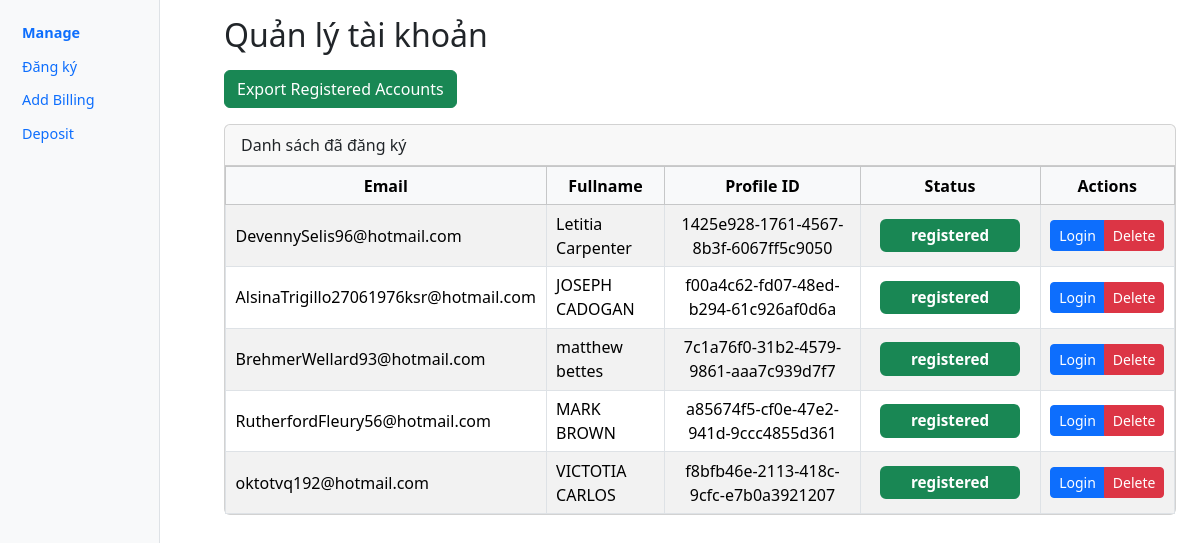
The page /manage on the database as committed earlier.
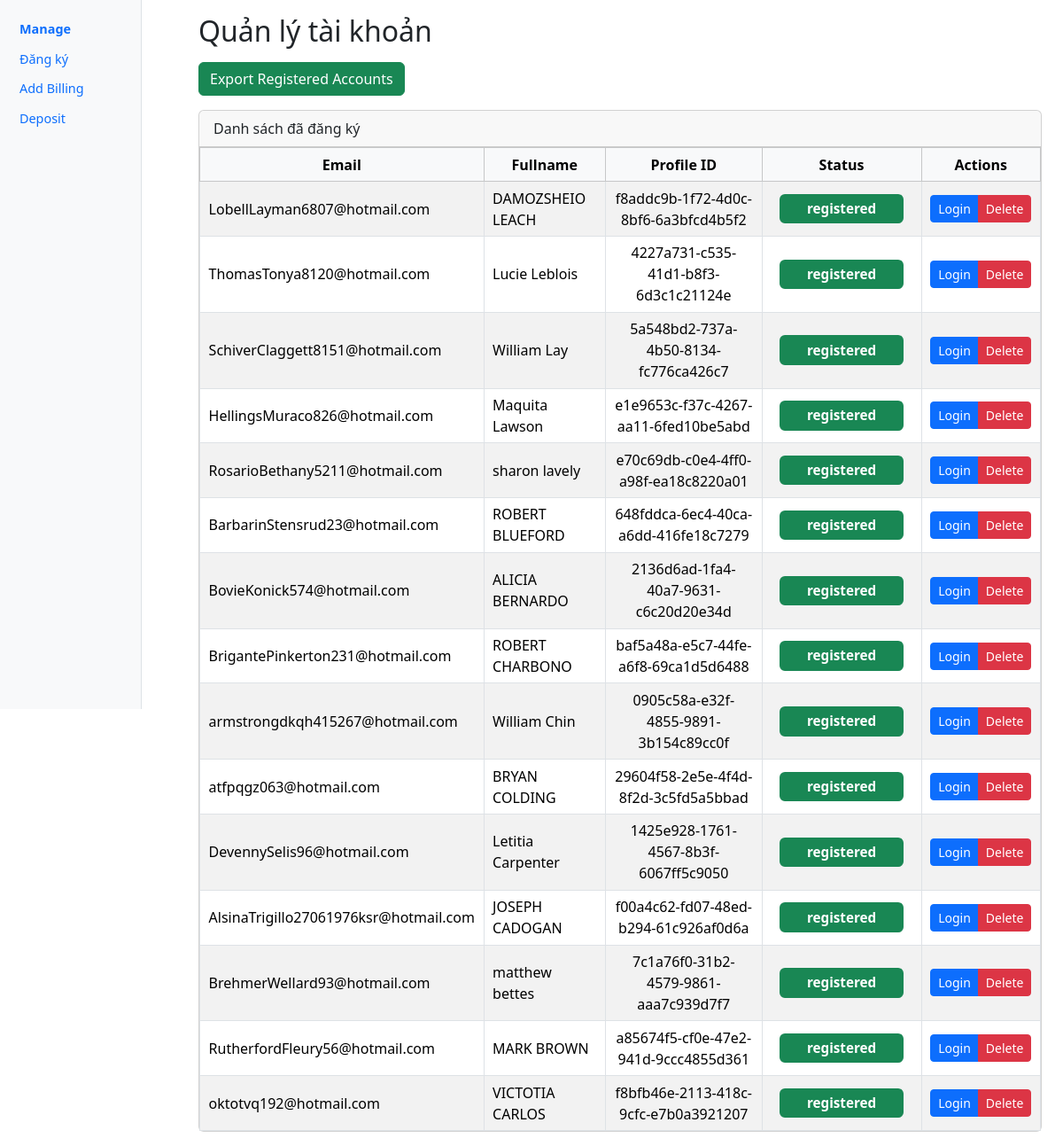
The same page on the database as committed later.
### tables this page shows
CREATE TABLE accounts (
        id INTEGER PRIMARY KEY AUTOINCREMENT,
        email TEXT NOT NULL,
        password TEXT NOT NULL,
        fullname TEXT,
        status TEXT DEFAULT 'idle',   -- idle | running | registered | error
        profile_id TEXT,
        proxy TEXT,
        created_at TIMESTAMP DEFAULT CURRENT_TIMESTAMP
    , address TEXT, city TEXT, state TEXT, zipcode TEXT, amount TEXT);

### app.py (the view)
@app.get("/manage", response_class=HTMLResponse)
def page_manage(request: Request):
    rows = get_accounts(mode="manage")
    return templates.TemplateResponse("manage.html", {
        "request": request,
        "accounts": rows,
        "active": "manage",
        "title": "Quản lý tài khoản"
    })

### templates/manage.html (shortened to what this page needs)
{% extends "base.html" %}
{% block content %}
<h2 class="mb-3">Quản lý tài khoản</h2>
<div class="mb-3">
  <a class="btn btn-success" href="/export_registered" target="_blank">
    Export Registered Accounts
  </a>
</div>
<div class="card">
  <div class="card-header">Danh sách đã đăng ký</div>
  <div class="card-body p-0">
    <div class="table-responsive">
      <table class="table table-striped table-bordered mb-0 align-middle">
        <thead class="table-light text-center">
        <tr>
          <th>Email</th>
          <th>Fullname</th>
          <th>Profile ID</th>
          <th>Status</th>
          <th style="min-width:120px">Actions</th>
        </tr>
        </thead>
        <tbody>
        {% for acc in accounts %}
          <tr data-id="{{ acc['id'] }}">
            <td>{{ acc['email'] }}</td>
            <td>{{ acc['fullname'] }}</td>
            <td class="profile text-center">{{ acc['profile_id'] or "-" }}</td>
            <td class="status text-center">
              <span class="badge bg-success">{{ acc['status'] }}</span>
            </td>
<td class="text-center">
  <div class="btn-group btn-group-sm" role="group">
    <button class="btn btn-primary"
            onclick="runAction('{{ acc.id }}','login')">Login</button>
    <button class="btn btn-danger"
            onclick="deleteAccount('{{ acc.id }}')">Delete</button>
  </div>
</td>
          </tr>
        {% endfor %}
        </tbody>
      </table>
    </div>
  </div>
</div>
{% endblock %}

Rows that differ between the two databases and show on the page:
added accounts: email "LobellLayman6807@hotmail.com", fullname "DAMOZSHEIO LEACH", profile "f8addc9b-1f72-4d0c-8bf6-6a3bfcd4b5f2", status "registered"
added accounts: email "ThomasTonya8120@hotmail.com", fullname "Lucie Leblois", profile "4227a731-c535-41d1-b8f3-6d3c1c21124e", status "registered"
added accounts: email "SchiverClaggett8151@hotmail.com", fullname "William Lay", profile "5a548bd2-737a-4b50-8134-fc776ca426c7", status "registered"
added accounts: email "HellingsMuraco826@hotmail.com", fullname "Maquita Lawson", profile "e1e9653c-f37c-4267-aa11-6fed10be5abd", status "registered"
added accounts: email "RosarioBethany5211@hotmail.com", fullname "sharon lavely", profile "e70c69db-c0e4-4ff0-a98f-ea18c8220a01", status "registered"
added accounts: email "BarbarinStensrud23@hotmail.com", fullname "ROBERT BLUEFORD", profile "648fddca-6ec4-40ca-a6dd-416fe18c7279", status "registered"
added accounts: email "BovieKonick574@hotmail.com", fullname "ALICIA BERNARDO", profile "2136d6ad-1fa4-40a7-9631-c6c20d20e34d", status "registered"
added accounts: email "BrigantePinkerton231@hotmail.com", fullname "ROBERT CHARBONO", profile "baf5a48a-e5c7-44fe-a6f8-69ca1d5d6488", status "registered"
added accounts: email "armstrongdkqh415267@hotmail.com", fullname "William Chin", profile "0905c58a-e32f-4855-9891-3b154c89cc0f", status "registered"
added accounts: email "atfpqgz063@hotmail.com", fullname "BRYAN COLDING", profile "29604f58-2e5e-4f4d-8f2d-3c5fd5a5bbad", status "registered"
